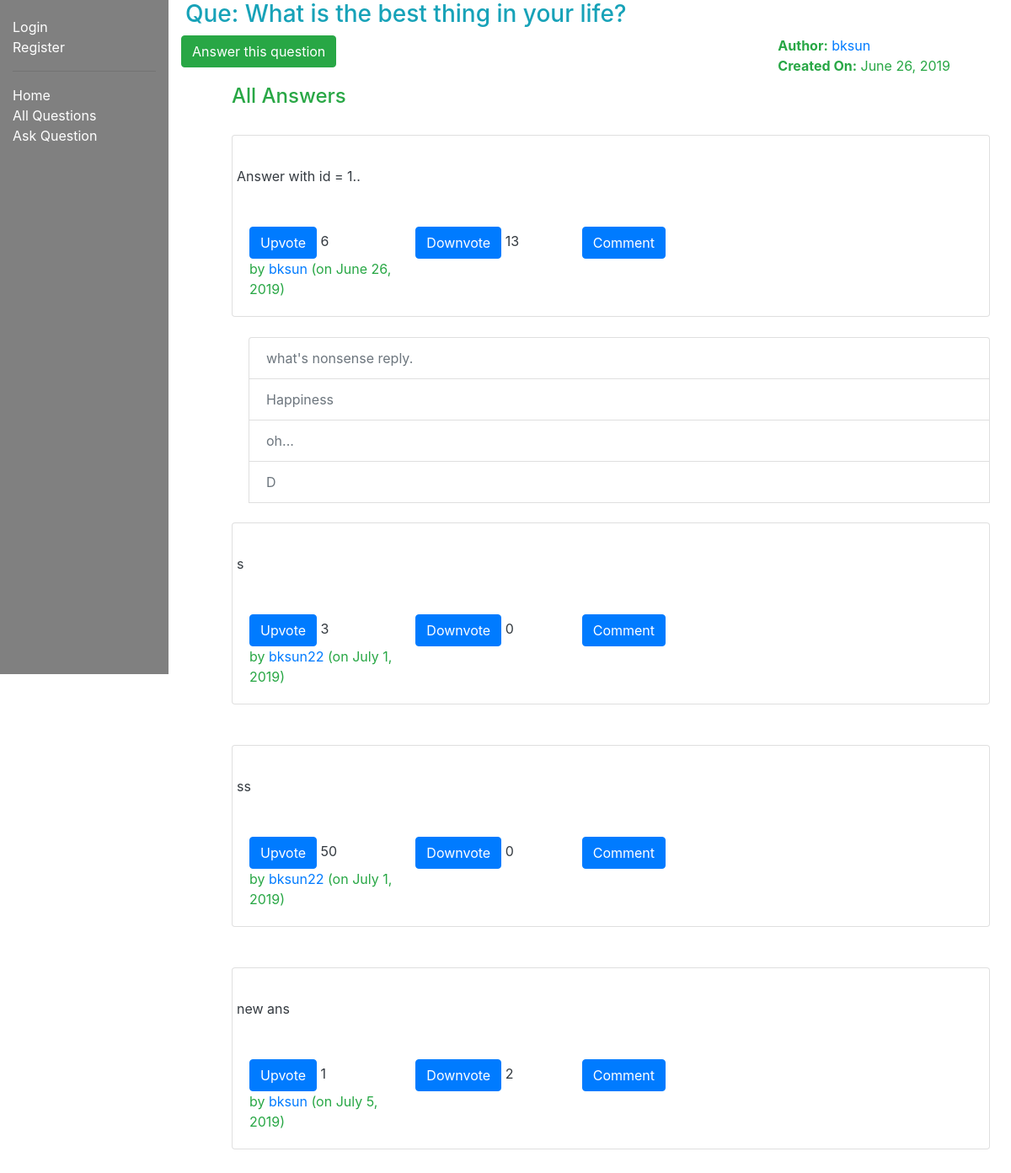
/myquora/question/1, run on the app's committed database.
### myquora/models.py (models this page shows, shortened)
class Question(models.Model):
    author = models.ForeignKey(Author, on_delete=models.SET_NULL, null=True)
    question_text = models.TextField(max_length=1000, help_text='Enter your question in brief')
    date_created = models.DateField(null=True, default=timezone.now())
    date_updated = models.DateField(null=True, default=timezone.now())

class Author(models.Model):
    user = models.ForeignKey(User, on_delete=models.CASCADE)
    email = models.EmailField(max_length=70, blank=True)
    date_created = models.DateField(null=True, default=timezone.now())
    credits = models.IntegerField(default=0)
    def get_absolute_url(self):
        return reverse('author-detail', args=[str(self.id)])
    def __str__(self):
        return f'{self.user.username}'

class Answer(models.Model):
    author = models.ForeignKey(Author, on_delete=models.SET_NULL, null=True)
    question = models.ForeignKey('Question', on_delete=models.SET_NULL, null=True)
    answer_text = models.TextField(max_length=2000, help_text='Write your answer here...')
    date_created = models.DateField(null=True, default=timezone.now())
    date_updated = models.DateField(null=True, default=timezone.now())
    upvote = models.IntegerField(default=0)
    downvote = models.IntegerField(default=0)
    views = models.IntegerField(default=0)

class Comment(models.Model):
    author = models.ForeignKey('Author', on_delete=models.SET_NULL, null=True)
    answer = models.ForeignKey('Answer', on_delete=models.SET_NULL, null=True)
    comment_text = models.TextField(max_length=1000, help_text='Enter your comment...')
    date_created = models.DateField(default=timezone.now())
    date_updated = models.DateField(default=timezone.now())
    def __str__(self):
        return f'{self.comment_text}'

### myquora/views.py (the view)
# urls.py: path('question/<int:pk>', views.QuestionDetailView.as_view(), name='question-detail'),
class QuestionDetailView(generic.DetailView):
    model = Question
    def get_context_data(self, **kwargs):
        context = super().get_context_data(**kwargs)
        question_id = self.kwargs['pk']
        question = Question.objects.get(id=question_id)
        answer_list = Answer.objects.filter(question=question)
        comment_dictionary = {
                ans.id: Comment.objects.filter(answer=ans) for ans in answer_list
            }
        context['answer_list'] = answer_list
        context['answer_url'] = '/myquora/question/'+str(question_id)+'/answer/'
        context['upvote_url'] = '/myquora/answer/upvote/'
        context['downvote_url'] = '/myquora/answer/downvote/'
        context['comment_dictionary'] = comment_dictionary
        return context

### myquora/templates/myquora/question_detail.html (shortened to what this page needs)
{% extends "base_generic.html" %}
{% block content %}
<div style="margin-left: 5px;" class="row text-info">
    <h3>Que: {{ question.question_text }} </h3>
</div>
  <div class="text-success">
    <div class="row">
        <div class="col">
          <form action = "{{answer_url}}" method = "GET" >
            <input type ="submit"  class="btn btn-success" role="button" value="Answer this question">
          </form>
        </div>
        <div class="col-5"></div>
        <div class="col">
          <strong>Author:</strong> <a href="{{ question.author.get_absolute_url }}">{{ question.author }}</a>
          <br>
          <strong>Created On:</strong> {{ question.date_created }}
        </div>
    </div>
  <div style="margin-left:20px;margin-top:10px; margin-right: 10px;">
    {% if answer_list %}
    <ul>
        <h4>All Answers</h4>
      {% for answer in answer_list %}
          <br>
          <div class="card">
            <div class="card-body">
              <p class="card-text">
                <div class="row text-dark">
            {{ answer.answer_text }}
          </div>
          <br>
          <br>
          <div class="row text-success">
              <div class="col">
                <form action="{{upvote_url}}{{answer.id}}" method="POST">
                  <input type="submit" value="Upvote" class="btn btn-primary">
                  <span class="text-dark">{{ answer.upvote }}</span>
                </form>
              </div>
            <div class="col">
                <form action="{{downvote_url}}{{answer.id}}" method="POST">
                  <input type="submit" value="Downvote" class="btn btn-primary">
                  <span class="text-dark">{{ answer.downvote }}</span>
                </form>
              </div>
            <div class="col">
                <form action="/myquora/answer/{{answer.id}}/comment/" method="GET">
                  <input type="submit" value="Comment" class="btn btn-primary">
                </form>
            </div>
            <div class="col-4">
            </div>
            <div class="col-3">
                  by <a href="{{ answer.author.get_absolute_url }}">{{answer.author}} </a>
                  (on {{answer.date_updated}})
            </div>
              </p>
            </div>
          </div>
 </div>
 <div style="margin-left: 20px;">
        <br>
        <ul class="list-group">
          {% for key, comment in comment_dictionary.items %}
            {% if key == answer.id %}
              {% if comment %}
                {% for comm in comment %}
                    <li class="list-group-item disabled">{{ comm }}</li>
                {% endfor %}
              {% endif %}
            {% endif %}
          {% endfor %}
        </div>
      {% endfor %}
    {% else %}
    <div class="text-danger">
        There are no answers for this question.
    </div>
    {% endif %}
  </div>
{% endblock %}

### data on the page
Question: question_text "What is the best thing in your life?", author "bksun", date_created "June 26, 2019"
Answer: answer_text "Answer with id = 1..", upvote "6", downvote "13", author "bksun", date_updated "June 26, 2019"
Comment: comment_text "what's nonsense reply."
Comment: comment_text "Happiness"
Comment: comment_text "oh..."
Comment: comment_text "D"
Answer: answer_text "s", upvote "3", downvote "0", author "bksun22", date_updated "July 1, 2019"
Answer: answer_text "ss", upvote "50", downvote "0", author "bksun22", date_updated "July 1, 2019"
Answer: answer_text "new ans", upvote "1", downvote "2", author "bksun", date_updated "July 5, 2019"
